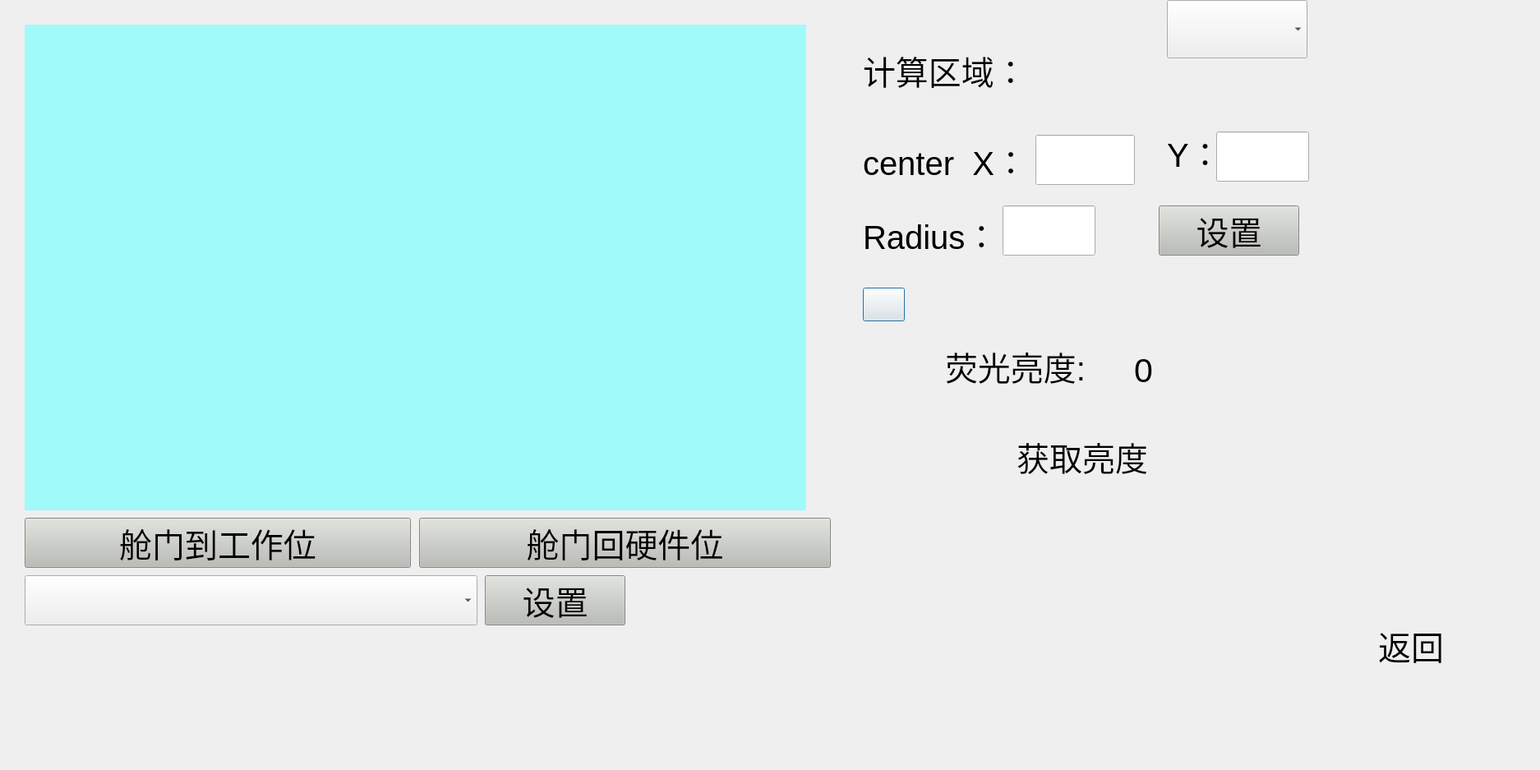
<?xml version="1.0" encoding="UTF-8"?>
<ui version="4.0">
 <class>Light</class>
 <widget class="QDialog" name="Light">
  <property name="geometry">
   <rect>
    <x>0</x>
    <y>0</y>
    <width>1874</width>
    <height>937</height>
   </rect>
  </property>
  <property name="font">
   <font>
    <pointsize>30</pointsize>
   </font>
  </property>
  <property name="windowTitle">
   <string>Dialog</string>
  </property>
  <widget class="QPushButton" name="pushButton_image">
   <property name="geometry">
    <rect>
     <x>1050</x>
     <y>350</y>
     <width>51</width>
     <height>41</height>
    </rect>
   </property>
   <property name="styleSheet">
    <string notr="true"/>
   </property>
   <property name="text">
    <string/>
   </property>
  </widget>
  <widget class="QPushButton" name="pButton_work">
   <property name="geometry">
    <rect>
     <x>30</x>
     <y>630</y>
     <width>470</width>
     <height>61</height>
    </rect>
   </property>
   <property name="font">
    <font>
     <pointsize>30</pointsize>
    </font>
   </property>
   <property name="styleSheet">
    <string notr="true">background-color: rgb(186, 189, 182);</string>
   </property>
   <property name="text">
    <string>舱门到工作位</string>
   </property>
  </widget>
  <widget class="QPushButton" name="pButton_hard">
   <property name="geometry">
    <rect>
     <x>510</x>
     <y>630</y>
     <width>501</width>
     <height>61</height>
    </rect>
   </property>
   <property name="font">
    <font>
     <pointsize>30</pointsize>
    </font>
   </property>
   <property name="styleSheet">
    <string notr="true">background-color: rgb(186, 189, 182);</string>
   </property>
   <property name="text">
    <string>舱门回硬件位</string>
   </property>
  </widget>
  <widget class="QLabel" name="label_conut">
   <property name="geometry">
    <rect>
     <x>1050</x>
     <y>60</y>
     <width>441</width>
     <height>51</height>
    </rect>
   </property>
   <property name="font">
    <font>
     <pointsize>30</pointsize>
    </font>
   </property>
   <property name="text">
    <string>计算区域：</string>
   </property>
  </widget>
  <widget class="QLabel" name="label_x">
   <property name="geometry">
    <rect>
     <x>1050</x>
     <y>170</y>
     <width>201</width>
     <height>51</height>
    </rect>
   </property>
   <property name="font">
    <font>
     <pointsize>30</pointsize>
    </font>
   </property>
   <property name="text">
    <string>center  X：</string>
   </property>
  </widget>
  <widget class="QLabel" name="label_radius">
   <property name="geometry">
    <rect>
     <x>1050</x>
     <y>260</y>
     <width>161</width>
     <height>51</height>
    </rect>
   </property>
   <property name="font">
    <font>
     <pointsize>30</pointsize>
    </font>
   </property>
   <property name="text">
    <string>Radius：</string>
   </property>
  </widget>
  <widget class="QLabel" name="label_y">
   <property name="geometry">
    <rect>
     <x>1420</x>
     <y>160</y>
     <width>61</width>
     <height>51</height>
    </rect>
   </property>
   <property name="font">
    <font>
     <pointsize>30</pointsize>
    </font>
   </property>
   <property name="text">
    <string>Y：</string>
   </property>
  </widget>
  <widget class="QLineEdit" name="lEdit_X">
   <property name="geometry">
    <rect>
     <x>1260</x>
     <y>164</y>
     <width>121</width>
     <height>61</height>
    </rect>
   </property>
   <property name="font">
    <font>
     <pointsize>30</pointsize>
    </font>
   </property>
  </widget>
  <widget class="QLineEdit" name="lEdit_rad">
   <property name="geometry">
    <rect>
     <x>1220</x>
     <y>250</y>
     <width>113</width>
     <height>61</height>
    </rect>
   </property>
   <property name="font">
    <font>
     <pointsize>30</pointsize>
    </font>
   </property>
  </widget>
  <widget class="QLineEdit" name="lEdit_Y">
   <property name="geometry">
    <rect>
     <x>1480</x>
     <y>160</y>
     <width>113</width>
     <height>61</height>
    </rect>
   </property>
   <property name="font">
    <font>
     <pointsize>30</pointsize>
    </font>
   </property>
  </widget>
  <widget class="QLabel" name="label_light">
   <property name="geometry">
    <rect>
     <x>1150</x>
     <y>420</y>
     <width>221</width>
     <height>51</height>
    </rect>
   </property>
   <property name="font">
    <font>
     <pointsize>30</pointsize>
    </font>
   </property>
   <property name="text">
    <string>荧光亮度:</string>
   </property>
  </widget>
  <widget class="QLabel" name="label_light_num">
   <property name="geometry">
    <rect>
     <x>1380</x>
     <y>420</y>
     <width>151</width>
     <height>61</height>
    </rect>
   </property>
   <property name="font">
    <font>
     <pointsize>31</pointsize>
    </font>
   </property>
   <property name="text">
    <string>0</string>
   </property>
  </widget>
  <widget class="QComboBox" name="cBox_panel">
   <property name="geometry">
    <rect>
     <x>30</x>
     <y>700</y>
     <width>551</width>
     <height>61</height>
    </rect>
   </property>
   <property name="font">
    <font>
     <pointsize>30</pointsize>
    </font>
   </property>
   <property name="focusPolicy">
    <enum>Qt::NoFocus</enum>
   </property>
   <property name="contextMenuPolicy">
    <enum>Qt::DefaultContextMenu</enum>
   </property>
   <property name="styleSheet">
    <string notr="true">selection-color: rgb(186, 189, 182);
color: rgb(0, 0, 0);
background-color: rgb(239, 239, 239);</string>
   </property>
  </widget>
  <widget class="QPushButton" name="pButton_set">
   <property name="geometry">
    <rect>
     <x>590</x>
     <y>700</y>
     <width>171</width>
     <height>61</height>
    </rect>
   </property>
   <property name="font">
    <font>
     <pointsize>30</pointsize>
    </font>
   </property>
   <property name="styleSheet">
    <string notr="true">background-color: rgb(186, 189, 182);</string>
   </property>
   <property name="text">
    <string>设置</string>
   </property>
  </widget>
  <widget class="QPushButton" name="pButton_get_light">
   <property name="geometry">
    <rect>
     <x>1150</x>
     <y>500</y>
     <width>301</width>
     <height>111</height>
    </rect>
   </property>
   <property name="font">
    <font>
     <pointsize>30</pointsize>
    </font>
   </property>
   <property name="focusPolicy">
    <enum>Qt::NoFocus</enum>
   </property>
   <property name="styleSheet">
    <string notr="true">background-image: url(:/images/confirmbt.png);
</string>
   </property>
   <property name="text">
    <string>   获取亮度</string>
   </property>
   <property name="flat">
    <bool>true</bool>
   </property>
  </widget>
  <widget class="QPushButton" name="pButton_backl">
   <property name="geometry">
    <rect>
     <x>1550</x>
     <y>730</y>
     <width>301</width>
     <height>111</height>
    </rect>
   </property>
   <property name="font">
    <font>
     <pointsize>30</pointsize>
    </font>
   </property>
   <property name="styleSheet">
    <string notr="true">background-image: url(:/images/back.png);</string>
   </property>
   <property name="text">
    <string>   返回</string>
   </property>
   <property name="flat">
    <bool>true</bool>
   </property>
  </widget>
  <widget class="QPushButton" name="pButton_set_xy">
   <property name="geometry">
    <rect>
     <x>1410</x>
     <y>250</y>
     <width>171</width>
     <height>61</height>
    </rect>
   </property>
   <property name="font">
    <font>
     <pointsize>30</pointsize>
    </font>
   </property>
   <property name="styleSheet">
    <string notr="true">background-color: rgb(186, 189, 182);</string>
   </property>
   <property name="text">
    <string>设置</string>
   </property>
  </widget>
  <widget class="QLabel" name="label">
   <property name="geometry">
    <rect>
     <x>30</x>
     <y>30</y>
     <width>951</width>
     <height>591</height>
    </rect>
   </property>
   <property name="styleSheet">
    <string notr="true">background-color: rgb(160, 250, 250);</string>
   </property>
   <property name="text">
    <string/>
   </property>
  </widget>
  <widget class="QComboBox" name="comboBox_machine">
   <property name="geometry">
    <rect>
     <x>1420</x>
     <y>0</y>
     <width>171</width>
     <height>71</height>
    </rect>
   </property>
   <property name="currentText">
    <string/>
   </property>
  </widget>
 </widget>
 <resources/>
 <connections/>
</ui>
